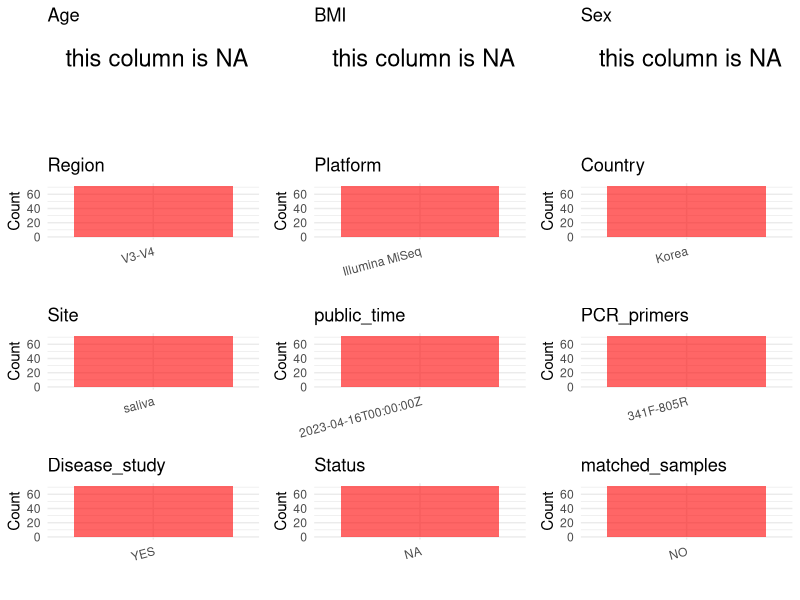

Recreate this plot in R. (Note: this script raises an error after producing the figure.)
## ---- chunk 1
# Load necessary libraries
library(dplyr)
library(ggplot2)
library(cowplot)

# Set working directory (update this path to your local directory)
setwd("D:/metadata/PRJEB61123")

# Read the initial metadata files
initial_meta<-read.csv("SraRunTable.csv",header = T)

# Combine the two metadata files
#meta <- rbind(initial_meta, initial_meta1)

#Remove entries non-oral samples
#initial_meta <- subset(initial_meta,isolate %in% c("saliva","tongue coat"))

# Check the number of samples containing "HT" in Sample.Name (e.g., healthy controls)
#nrow(subset(meta, grepl("HT", Sample.Name)))

# Display the first few rows of the metadata
head(initial_meta)
## ---- chunk 2
# Create a uniform metadata dataframe
metadata <- data.frame(
  BioProject = initial_meta$BioProject,
  Run = initial_meta$Run,
  sample_name = initial_meta$Sample.Name,
  Age = NA,
  BMI = NA,
  Sex=NA,
  Region = "V3-V4",
  Platform = initial_meta$Instrument,
  Country = "Korea",
  Site = "saliva",
  public_time = initial_meta$ReleaseDate,
  stringsAsFactors = FALSE
)
## ---- chunk 3
# Add information obtained from the publication
metadata$PCR_primers <- "341F-805R"
metadata$title <- "Characteristics of the Salivary Microbiota in Periodontal Diseases and Potential Roles of Individual Bacterial Species To Predict the Severity of Periodontal Disease"
metadata$Disease_study <- "YES"
# Assign disease status based on sample_name patterns
metadata$Status<-"NA"

keep_subjects <- unique(subset(metadata, Site == "saliva")$sample_name)
metadata <- subset(metadata, sample_name %in% keep_subjects)


metadata$matched_samples <- "NO"
## ---- chunk 4
# Check the number of unique runs and sample names
print(paste("Number of unique runs:", length(unique(metadata$Run))))
print(paste("Number of unique sample names:", length(unique(metadata$sample_name))))
## ---- chunk 5
# Select columns for visualization
plot_data <- metadata %>%
  select(-BioProject, -Run, -sample_name, -title)

# Function to create simple plots for each column
create_simple_plots <- function(data) {
  plots <- list()
  
  for (col in colnames(data)) {
    # Check if the column is all NA
    if (all(is.na(data[[col]]))) {
      # Create an empty plot with text indicating all NA
      p <- ggplot() +
        annotate("text", x = 0.5, y = 0.5, label = "this column is NA", size = 6) +
        labs(title = col) +
        theme_void()
    } else if (is.numeric(data[[col]])) {
      # Numeric variable: histogram
      p <- ggplot(data, aes(x = .data[[col]])) +
        geom_histogram(fill = "blue", alpha = 0.6, bins = 20, na.rm = TRUE) +
        labs(title = col) +
        theme_minimal()
    } else {
      # Categorical variable: bar plot (remove NA values)
      count_data <- as.data.frame(table(data[[col]], useNA = "ifany"))
      p <- ggplot(count_data, aes(x = reorder(Var1, -Freq), y = Freq)) +
        geom_col(fill = "red", alpha = 0.6) +
        labs(title = col, x = NULL, y = "Count") +
        theme_minimal() +
        theme(axis.text.x = element_text(angle = 15, hjust = 1))
    }
    plots[[col]] <- p
  }
  
  return(plots)
}

# Generate and arrange plots
plots <- create_simple_plots(plot_data)
p<-plot_grid(plots$Age, 
          plots$BMI, 
          plots$Sex, 
          plots$Region, 
          plots$Platform, 
          plots$Country, 
          plots$Site,
          plots$public_time, 
          plots$PCR_primers,
          plots$Disease_study,
          plots$Status,
          plots$matched_samples,# add 
          ncol = 3, align = "hv", axis = "lb")
ggsave("Metadata_Summary.png", plot = p, width = 8, height = 6, dpi = 150)
## ---- chunk 6
knitr::include_graphics("metadata_summary.png")
## ---- chunk 7
# Reorder columns to match the desired format
metadata <- metadata[, c(
  "BioProject", "Run", "sample_name", "Age", "BMI", "Sex", 
  "Region", "Platform", "Country", "Site", "public_time", 
  "PCR_primers", "title", "Disease_study", "Status","matched_samples"
)]

# Export the uniform metadata to a CSV file
write.csv(metadata, file = "metadata.csv", quote = FALSE)
head(metadata)
